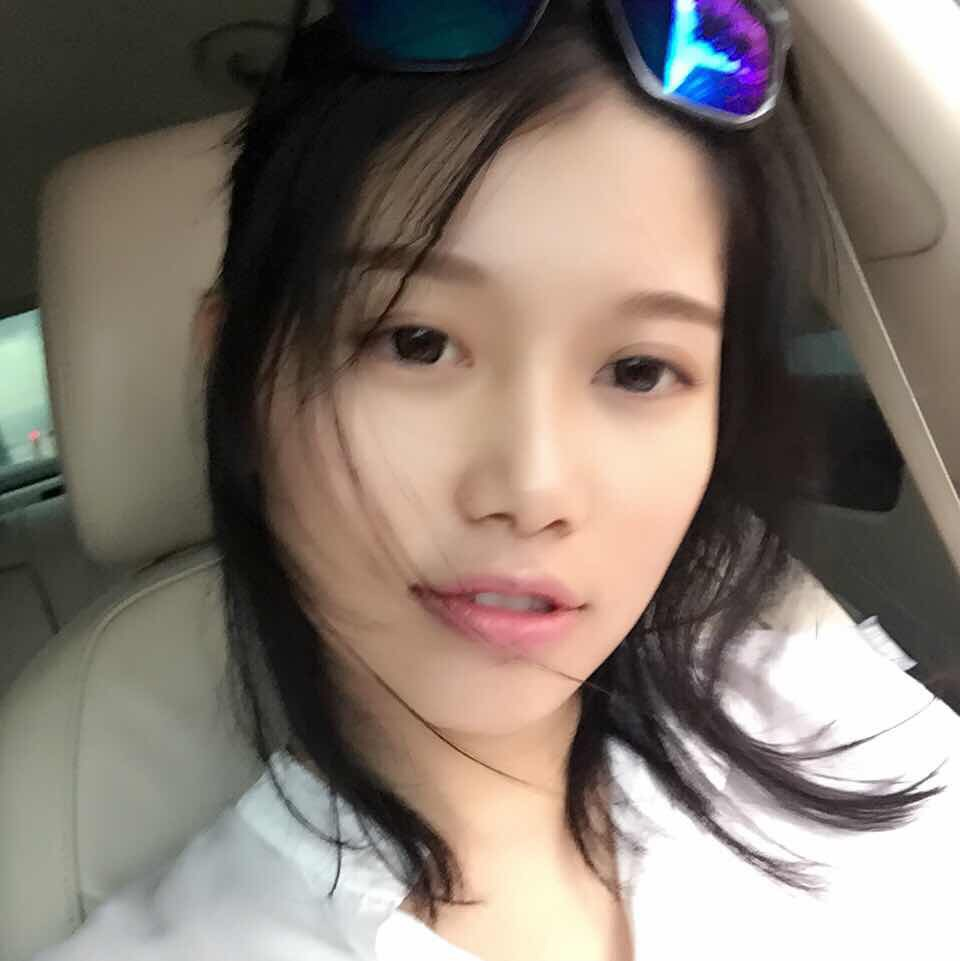
#> input picture 2026-review/assets/WechatIMG10.jpeg, 960 x 961 px
$ python pillow.py
#> lines starting #> are read from the running program, lines starting #| are printed output that depends on the picture
"""
Pillow 常用功能学习脚本。

说明：
- 输入图片默认使用 `assets/WechatIMG10.jpeg`
- 输出文件统一写到 `assets/output/` 目录，避免覆盖原图
- 这是学习示例，演示常见 API 用法（打开、保存、缩放、裁剪、旋转、滤镜、绘图、拼图）
"""

from pathlib import Path

from PIL import Image, ImageEnhance, ImageDraw, ImageFilter, ImageOps


# 基础路径：当前文件所在目录（2026-review）
BASE_DIR = Path(__file__).resolve().parent
ASSETS_DIR = BASE_DIR / "assets"
DEFAULT_IMAGE_PATH = ASSETS_DIR / "WechatIMG10.jpeg"
OUTPUT_DIR = ASSETS_DIR / "output"


def ensure_output_dir() -> Path:
    """
    确保输出目录存在。

    Returns:
        Path: 输出目录路径（assets/output）。

    逻辑说明：
        - Pillow 的 save 需要目标目录先存在。
        - 这里统一在每个示例前保证目录创建完成，避免重复判断。
    """
    OUTPUT_DIR.mkdir(parents=True, exist_ok=True)
    return OUTPUT_DIR


def show_image_info(image_path: Path = DEFAULT_IMAGE_PATH) -> None:
    """
    读取并打印图片基础信息。

    Args:
        image_path (Path): 要读取的图片路径。

    Returns:
        None

    逻辑说明：
        - 使用 `Image.open` 打开图片。
        - 打印常见属性：格式、尺寸、颜色模式、EXIF 是否存在。
    """
    with Image.open(image_path) as img:
#> img is the input picture: PIL image 960x961 RGB; mean R, G, B 132.7, 121.2, 112.2
        print("=== Image Info ===")
        print("path:", image_path)
        print("format:", img.format)
#| format: JPEG
        print("size:", img.size)
#| size: (960, 961)
        print("mode:", img.mode)
#| mode: RGB
        print("has exif:", bool(img.getexif()))
#| has exif: True


def convert_and_save_png(image_path: Path = DEFAULT_IMAGE_PATH) -> Path:
    """
    图片格式转换示例：JPEG -> PNG。

    Args:
        image_path (Path): 输入图片路径。

    Returns:
        Path: 输出 PNG 文件路径。

    逻辑说明：
        - Pillow 根据保存后缀自动选择编码器。
        - 这里不改变像素，只做格式转换。
    """
    out_dir = ensure_output_dir()
    output_path = out_dir / "wechat_converted.png"

    with Image.open(image_path) as img:
        img.save(output_path)

    print("saved:", output_path)
    return output_path


def resize_thumbnail(
    image_path: Path = DEFAULT_IMAGE_PATH, max_size: tuple[int, int] = (320, 320)
) -> Path:
    """
    缩略图示例：按比例缩放到指定最大边界。

    Args:
        image_path (Path): 输入图片路径。
        max_size (tuple[int, int]): 缩略图最大宽高。

    Returns:
        Path: 输出缩略图路径。

    逻辑说明：
        - `thumbnail` 会原地修改图像对象，并保持宽高比。
        - 与 `resize` 不同，`thumbnail` 不会强行拉伸变形。
    """
#> called with max_size = (320, 320)
    out_dir = ensure_output_dir()
    output_path = out_dir / "wechat_thumbnail.jpg"

    with Image.open(image_path) as img:
        work = img.copy()
        # LANCZOS 适合高质量缩小
        work.thumbnail(max_size, Image.Resampling.LANCZOS)
        work.save(output_path, quality=90)

    print("saved:", output_path)
    return output_path


def center_crop_square(image_path: Path = DEFAULT_IMAGE_PATH, side: int = 400) -> Path:
    """
    居中裁剪正方形头像示例。

    Args:
        image_path (Path): 输入图片路径。
        side (int): 目标正方形边长。

    Returns:
        Path: 输出裁剪图片路径。

    逻辑说明：
        - 先根据短边裁出居中正方形区域。
        - 再缩放到固定尺寸，便于头像等场景统一规格。
    """
#> called with side = 400
    out_dir = ensure_output_dir()
    output_path = out_dir / "wechat_center_crop_square.jpg"

    with Image.open(image_path) as img:
        w, h = img.size
#> w = 960; h = 961
        short_side = min(w, h)
#> short_side = 960
        left = (w - short_side) // 2
#> left = 0
        top = (h - short_side) // 2
#> top = 0
        right = left + short_side
#> right = 960
        bottom = top + short_side
#> bottom = 960

        # 先裁剪中心正方形区域
        cropped = img.crop((left, top, right, bottom))
        # 再统一到指定大小
        result = cropped.resize((side, side), Image.Resampling.LANCZOS)
        result.save(output_path, quality=92)

    print("saved:", output_path)
    return output_path


def rotate_with_expand(
    image_path: Path = DEFAULT_IMAGE_PATH, angle: float = 25
) -> Path:
    """
    旋转图片示例（保留完整画面）。

    Args:
        image_path (Path): 输入图片路径。
        angle (float): 旋转角度（逆时针）。

    Returns:
        Path: 输出旋转图路径。

    逻辑说明：
        - `expand=True` 表示自动扩展画布，避免旋转后内容被裁掉。
        - 对 JPEG 结果可设置 quality 控制体积和画质。
    """
#> called with angle = 25
    out_dir = ensure_output_dir()
    output_path = out_dir / "wechat_rotate.jpg"

    with Image.open(image_path) as img:
        rotated = img.rotate(angle, expand=True, resample=Image.Resampling.BICUBIC)
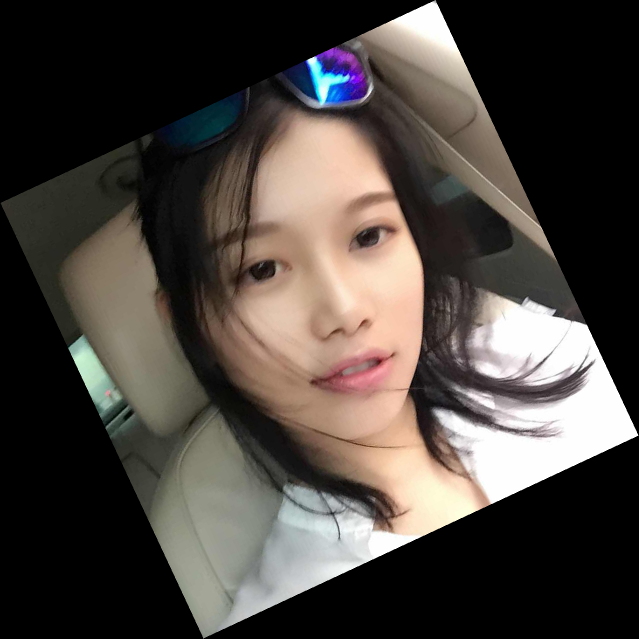
#> rotated: PIL image 1278x1277 RGB (shown at 1/2 size); mean R, G, B 74.8, 68.3, 63.2
        rotated.save(output_path, quality=90)

    print("saved:", output_path)
    return output_path


def apply_filters(image_path: Path = DEFAULT_IMAGE_PATH) -> dict[str, Path]:
    """
    常见滤镜示例：模糊、锐化、边缘增强。

    Args:
        image_path (Path): 输入图片路径。

    Returns:
        dict[str, Path]: 各滤镜结果的输出路径字典。

    逻辑说明：
        - 使用 `ImageFilter` 提供的内置滤镜。
        - 同一张原图输出多个结果，方便对比效果。
    """
    out_dir = ensure_output_dir()
    outputs = {
        "blur": out_dir / "wechat_filter_blur.jpg",
        "sharpen": out_dir / "wechat_filter_sharpen.jpg",
        "edge_enhance": out_dir / "wechat_filter_edge_enhance.jpg",
    }

    with Image.open(image_path) as img:
        img.filter(ImageFilter.GaussianBlur(radius=2)).save(outputs["blur"], quality=90)
        img.filter(ImageFilter.SHARPEN).save(outputs["sharpen"], quality=90)
        img.filter(ImageFilter.EDGE_ENHANCE_MORE).save(
            outputs["edge_enhance"], quality=90
        )
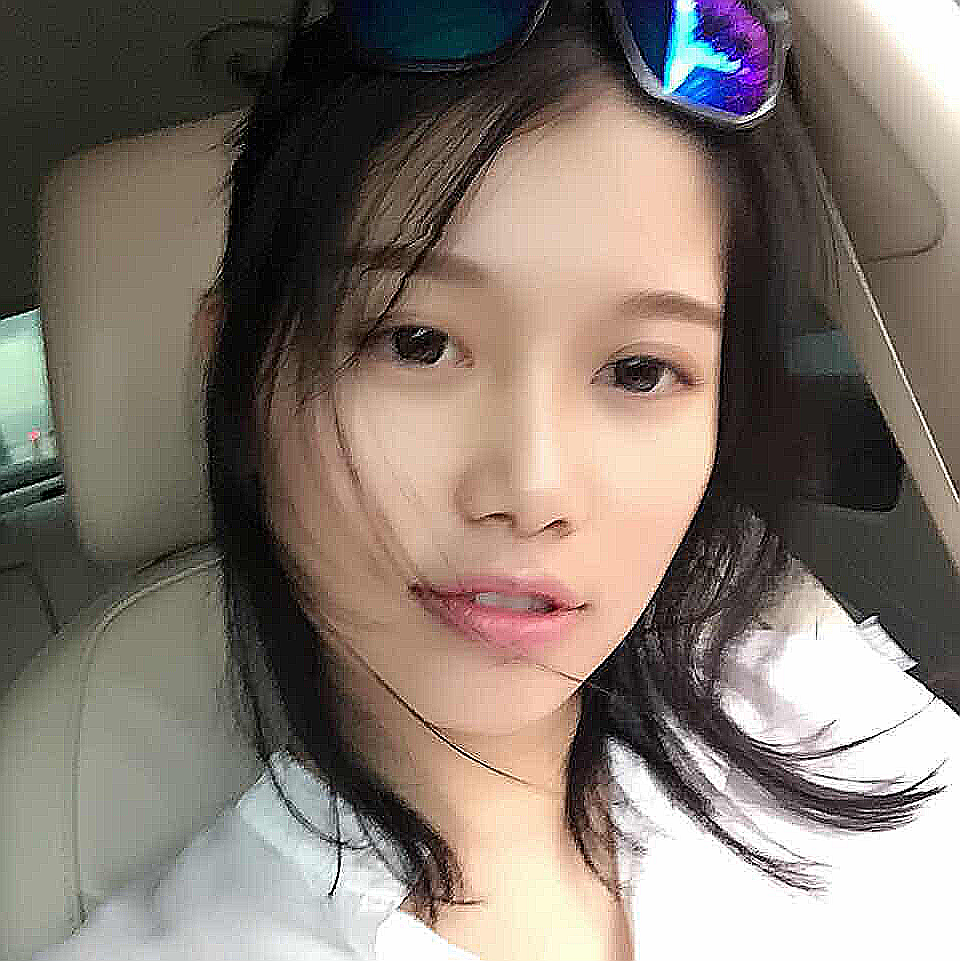
#> saved as wechat_filter_edge_enhance.jpg: PIL image 960x961 RGB; mean R, G, B 132.6, 121.3, 112.2

    for path in outputs.values():
        print("saved:", path)
    return outputs


def adjust_brightness_contrast(image_path: Path = DEFAULT_IMAGE_PATH) -> Path:
    """
    图像增强示例：亮度 + 对比度调节。

    Args:
        image_path (Path): 输入图片路径。

    Returns:
        Path: 输出增强图路径。

    逻辑说明：
        - `ImageEnhance.Brightness` 调整亮度。
        - `ImageEnhance.Contrast` 调整对比度。
        - 先亮度后对比度，仅用于演示处理链式操作。
    """
    out_dir = ensure_output_dir()
    output_path = out_dir / "wechat_enhanced.jpg"

    with Image.open(image_path) as img:
        brighter = ImageEnhance.Brightness(img).enhance(1.15)
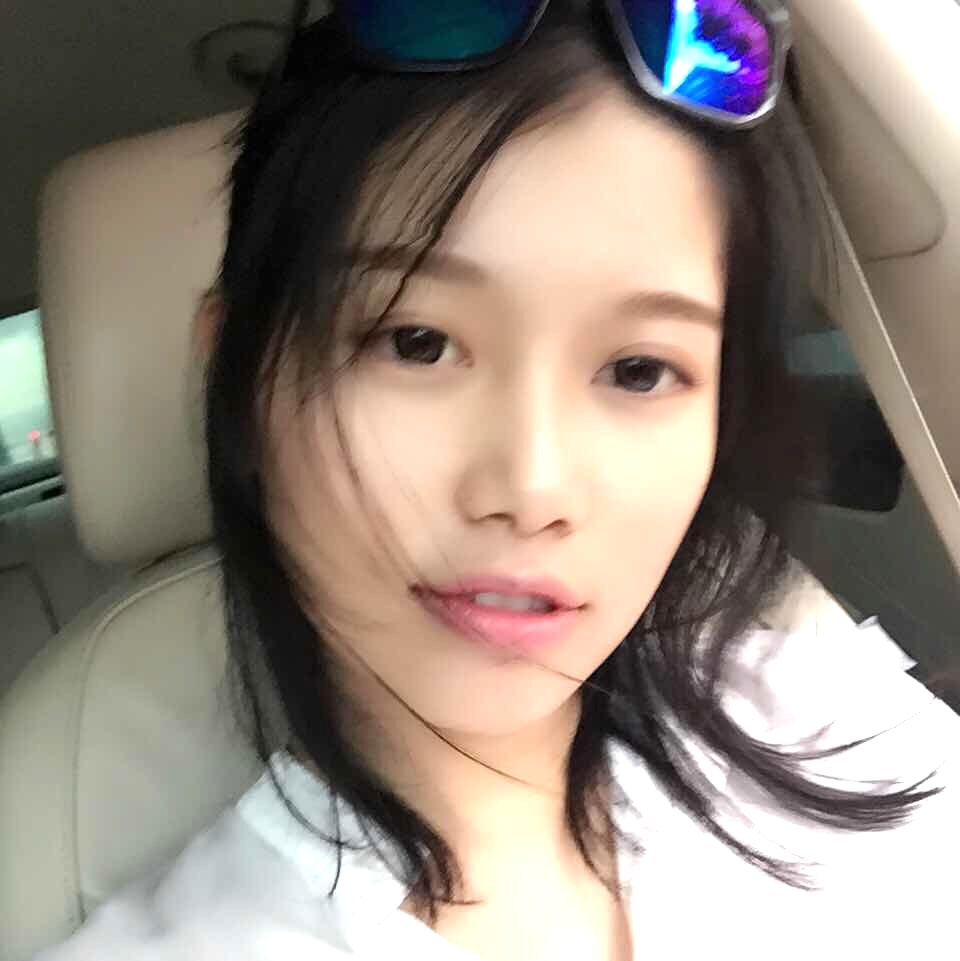
#> brighter: PIL image 960x961 RGB; mean R, G, B 146.7, 135.6, 125.5
        enhanced = ImageEnhance.Contrast(brighter).enhance(1.2)
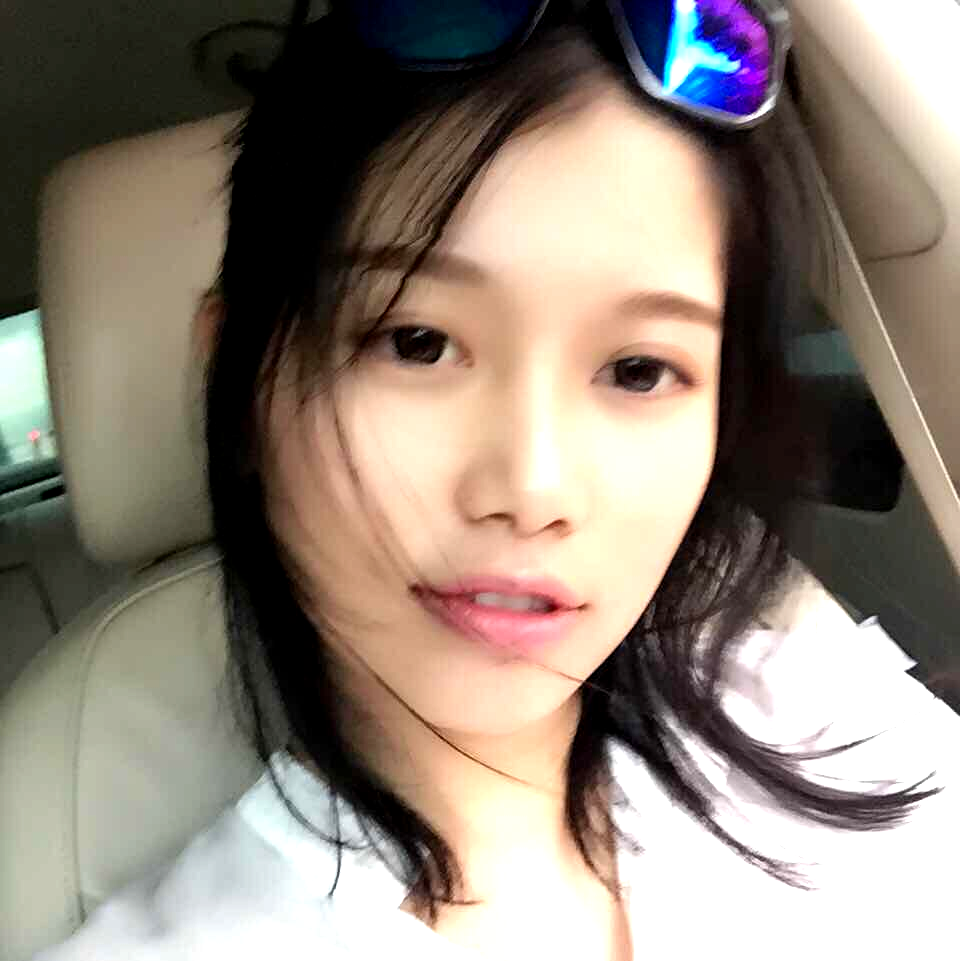
#> enhanced: PIL image 960x961 RGB; mean R, G, B 143.8, 132.2, 120.7
        enhanced.save(output_path, quality=92)

    print("saved:", output_path)
    return output_path


def draw_text_and_rectangle(image_path: Path = DEFAULT_IMAGE_PATH) -> Path:
    """
    绘制图形和文字示例。

    Args:
        image_path (Path): 输入图片路径。

    Returns:
        Path: 输出绘制后图片路径。

    逻辑说明：
        - `ImageDraw.Draw` 可在图像上绘制矩形、线条、文字等。
        - 为避免系统字体依赖，这里使用默认字体 `draw.text`。
    """
    out_dir = ensure_output_dir()
    output_path = out_dir / "wechat_draw.jpg"

    with Image.open(image_path) as img:
        work = img.copy()
        draw = ImageDraw.Draw(work)

        # 在左上角画一个框，用于标注演示
        draw.rectangle((20, 20, 260, 100), outline=(255, 80, 80), width=4)
        # 添加简单文字说明
        draw.text((30, 48), "Pillow Demo", fill=(255, 80, 80))

        work.save(output_path, quality=90)
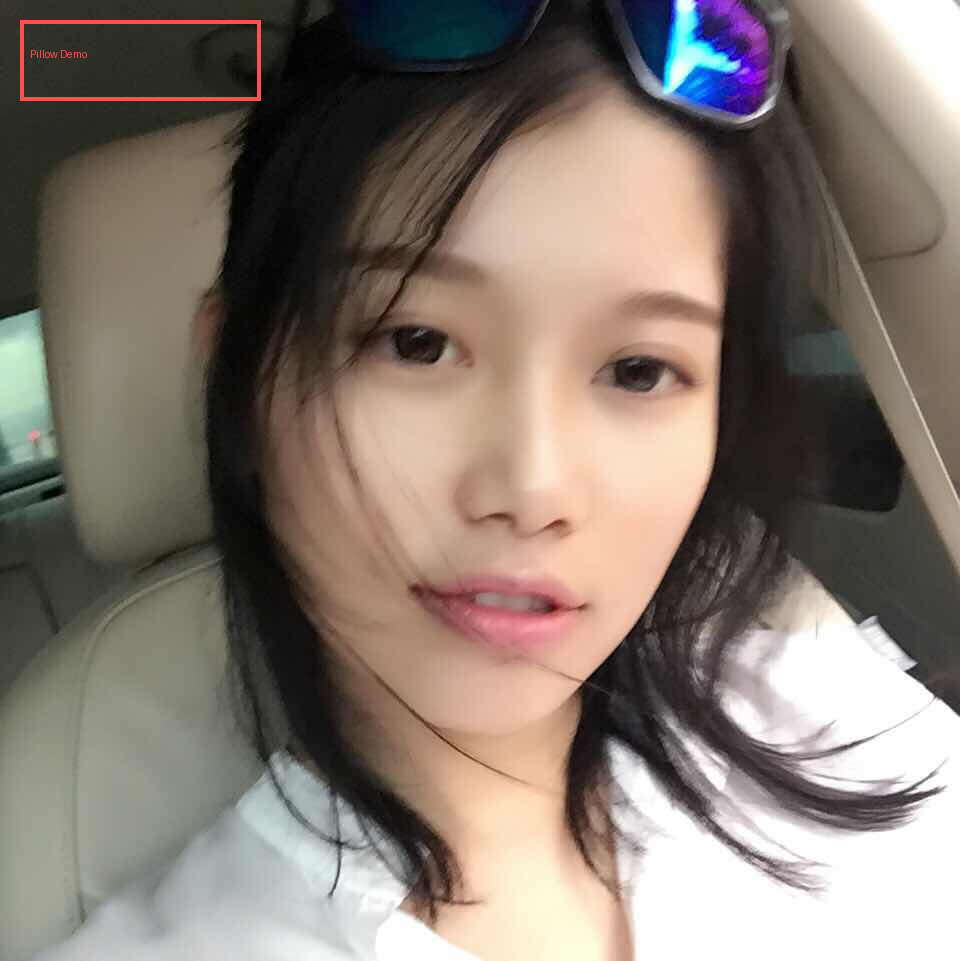
#> saved as wechat_draw.jpg: PIL image 960x961 RGB; mean R, G, B 133.4, 121.3, 112.3

    print("saved:", output_path)
    return output_path


def create_contact_sheet(image_path: Path = DEFAULT_IMAGE_PATH) -> Path:
    """
    拼图（contact sheet）示例：把多种处理效果拼成一张总览图。

    Args:
        image_path (Path): 输入图片路径。

    Returns:
        Path: 输出拼图路径。

    逻辑说明：
        - 先生成多个变体（原图、灰度、镜像、翻转）。
        - 每个小图统一尺寸后，按网格粘贴到一张大图上。
        - 该方式适合批量效果预览。
    """
    out_dir = ensure_output_dir()
    output_path = out_dir / "wechat_contact_sheet.jpg"

    with Image.open(image_path) as img:
        tile_size = (240, 240)
        variants = [
            img.copy(),
            ImageOps.grayscale(img).convert("RGB"),
            ImageOps.mirror(img),
            ImageOps.flip(img),
        ]

        # 统一每个 tile 尺寸，防止拼图时布局错位
        tiles = [v.resize(tile_size, Image.Resampling.LANCZOS) for v in variants]
#> tiles = 4 items

        cols, rows = 2, 2
        sheet = Image.new(
            "RGB", (tile_size[0] * cols, tile_size[1] * rows), (245, 245, 245)
        )
#> sheet: PIL image 480x480 RGB; every value is 245

        for idx, tile in enumerate(tiles):
            x = (idx % cols) * tile_size[0]
            y = (idx // cols) * tile_size[1]
            sheet.paste(tile, (x, y))
#> this loop made 4 passes
#> (x, y) on passes 1 to 4: (0, 0), (240, 0), (0, 240), (240, 240)
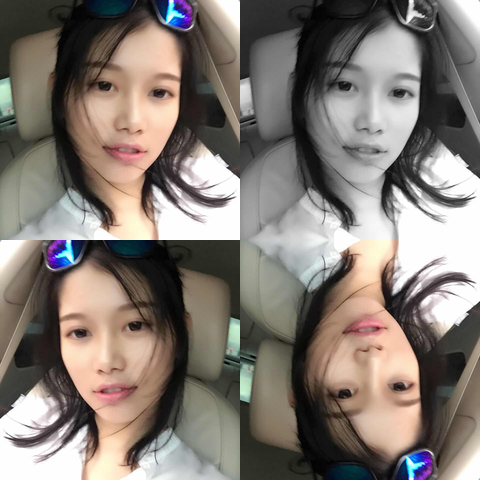
#> sheet: PIL image 480x480 RGB; mean R, G, B 130.5, 121.8, 115

        sheet.save(output_path, quality=92)

    print("saved:", output_path)
    return output_path


def run_all_pillow_demos(image_path: Path = DEFAULT_IMAGE_PATH) -> None:
    """
    统一执行所有 Pillow 学习示例。

    Args:
        image_path (Path): 输入图片路径。

    Returns:
        None

    逻辑说明：
        - 入口函数，便于你一次性跑完全部例子。
        - 每一步会将结果保存到 `assets/output/`，可直接打开对比。
    """
    if not image_path.exists():
        raise FileNotFoundError(f"input image not found: {image_path}")

    show_image_info(image_path)
    convert_and_save_png(image_path)
    resize_thumbnail(image_path)
    center_crop_square(image_path)
    rotate_with_expand(image_path)
    apply_filters(image_path)
    adjust_brightness_contrast(image_path)
    draw_text_and_rectangle(image_path)
    create_contact_sheet(image_path)

    print("\nAll Pillow demos finished. Check:", OUTPUT_DIR)


if __name__ == "__main__":
    run_all_pillow_demos()
